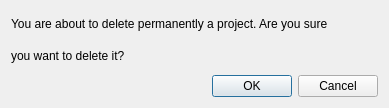
<?xml version="1.0" encoding="UTF-8"?>
<ui version="4.0">
 <class>DeleteProjectConfirmation</class>
 <widget class="QDialog" name="DeleteProjectConfirmation">
  <property name="geometry">
   <rect>
    <x>0</x>
    <y>0</y>
    <width>389</width>
    <height>108</height>
   </rect>
  </property>
  <property name="minimumSize">
   <size>
    <width>389</width>
    <height>108</height>
   </size>
  </property>
  <property name="maximumSize">
   <size>
    <width>389</width>
    <height>108</height>
   </size>
  </property>
  <property name="windowTitle">
   <string>Delete Project Confirmation</string>
  </property>
  <layout class="QGridLayout" name="DeleteProjectConfirmationMainLayout">
   <item row="0" column="0">
    <layout class="QVBoxLayout" name="DeleteProjectConfirmationLabelLayout">
     <item>
      <widget class="QLabel" name="DeleteProjectConfirmationLabel1">
       <property name="text">
        <string>You are about to delete permanently a project. Are you sure</string>
       </property>
      </widget>
     </item>
     <item>
      <widget class="QLabel" name="DeleteProjectConfirmationLabel2">
       <property name="text">
        <string>you want to delete it?</string>
       </property>
      </widget>
     </item>
    </layout>
   </item>
   <item row="1" column="0">
    <layout class="QHBoxLayout" name="DeleteProjectConfirmationButtonboxLayou">
     <item>
      <widget class="QDialogButtonBox" name="DeleteProjectConfirmButtonbox">
       <property name="orientation">
        <enum>Qt::Horizontal</enum>
       </property>
       <property name="standardButtons">
        <set>QDialogButtonBox::Cancel|QDialogButtonBox::Ok</set>
       </property>
      </widget>
     </item>
    </layout>
   </item>
  </layout>
 </widget>
 <resources/>
 <connections>
  <connection>
   <sender>DeleteProjectConfirmButtonbox</sender>
   <signal>accepted()</signal>
   <receiver>DeleteProjectConfirmation</receiver>
   <slot>accept()</slot>
   <hints>
    <hint type="sourcelabel">
     <x>248</x>
     <y>254</y>
    </hint>
    <hint type="destinationlabel">
     <x>157</x>
     <y>274</y>
    </hint>
   </hints>
  </connection>
  <connection>
   <sender>DeleteProjectConfirmButtonbox</sender>
   <signal>rejected()</signal>
   <receiver>DeleteProjectConfirmation</receiver>
   <slot>reject()</slot>
   <hints>
    <hint type="sourcelabel">
     <x>316</x>
     <y>260</y>
    </hint>
    <hint type="destinationlabel">
     <x>286</x>
     <y>274</y>
    </hint>
   </hints>
  </connection>
 </connections>
</ui>
